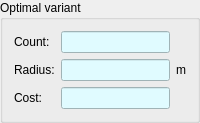
              <widget class="QGroupBox" name="gb3dOptimal">
               <property name="minimumSize">
                <size>
                 <width>0</width>
                 <height>111</height>
                </size>
               </property>
               <property name="title">
                <string>Optimal variant</string>
               </property>
               <layout class="QVBoxLayout" name="verticalLayout_13">
                <item>
                 <layout class="QGridLayout" name="gridLayout_13">
                  <property name="sizeConstraint">
                   <enum>QLayout::SetDefaultConstraint</enum>
                  </property>
                  <item row="1" column="1">
                   <widget class="QLineEdit" name="tb3dOptimalRadius">
                    <property name="styleSheet">
                     <string notr="true">background-color: rgb(224, 251, 255);</string>
                    </property>
                    <property name="readOnly">
                     <bool>true</bool>
                    </property>
                   </widget>
                  </item>
                  <item row="2" column="0">
                   <widget class="QLabel" name="label_66">
                    <property name="text">
                     <string>Cost:</string>
                    </property>
                   </widget>
                  </item>
                  <item row="2" column="1">
                   <widget class="QLineEdit" name="tb3dOptimalCost">
                    <property name="styleSheet">
                     <string notr="true">background-color: rgb(224, 251, 255);</string>
                    </property>
                    <property name="readOnly">
                     <bool>true</bool>
                    </property>
                   </widget>
                  </item>
                  <item row="0" column="0">
                   <widget class="QLabel" name="label_67">
                    <property name="text">
                     <string>Count:</string>
                    </property>
                   </widget>
                  </item>
                  <item row="1" column="0">
                   <widget class="QLabel" name="label_68">
                    <property name="text">
                     <string>Radius:</string>
                    </property>
                   </widget>
                  </item>
                  <item row="0" column="1">
                   <widget class="QLineEdit" name="tb3dOptimalCount">
                    <property name="styleSheet">
                     <string notr="true">background-color: rgb(224, 251, 255);</string>
                    </property>
                    <property name="readOnly">
                     <bool>true</bool>
                    </property>
                   </widget>
                  </item>
                  <item row="1" column="2">
                   <widget class="QLabel" name="label_69">
                    <property name="text">
                     <string>m</string>
                    </property>
                   </widget>
                  </item>
                 </layout>
                </item>
               </layout>
              </widget>
